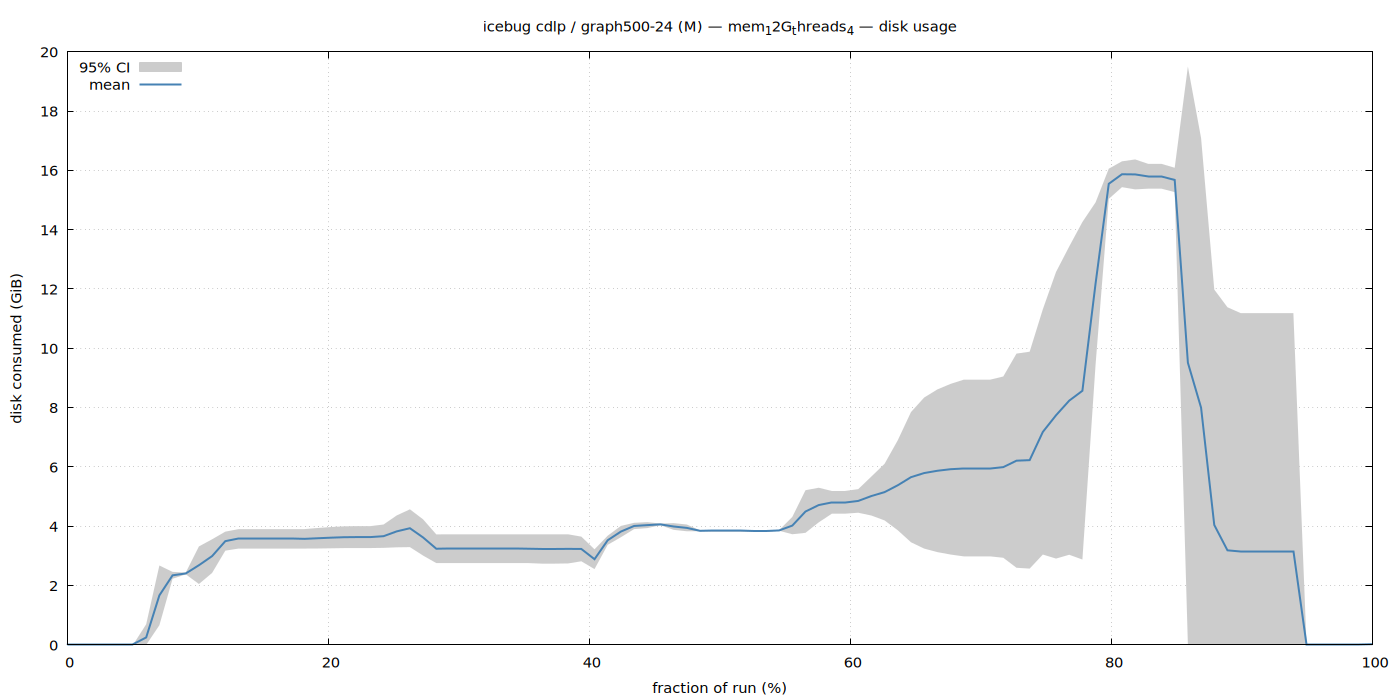

This figure's gnuplot source:
set terminal pngcairo size 1400,700 enhanced font 'Sans,11'
set output '/home/ubuntu/nvm/results/ldbd/cdlp/M/graph500-24/icebug_mem_12G_threads_4/disk.png'
set title "icebug cdlp / graph500-24 (M) — mem_12G_threads_4 — disk usage"
set xlabel 'fraction of run (%)'
set ylabel 'disk consumed (GiB)'
set grid
set key top left
set yrange [0:*]
plot '/home/ubuntu/nvm/results/ldbd/cdlp/M/graph500-24/icebug_mem_12G_threads_4/disk.dat' using 1:3:4 with filledcurves lc rgb '#cccccc' title '95% CI', \
     '' using 1:2 with lines lw 2 lc rgb '#4682b4' title 'mean'
